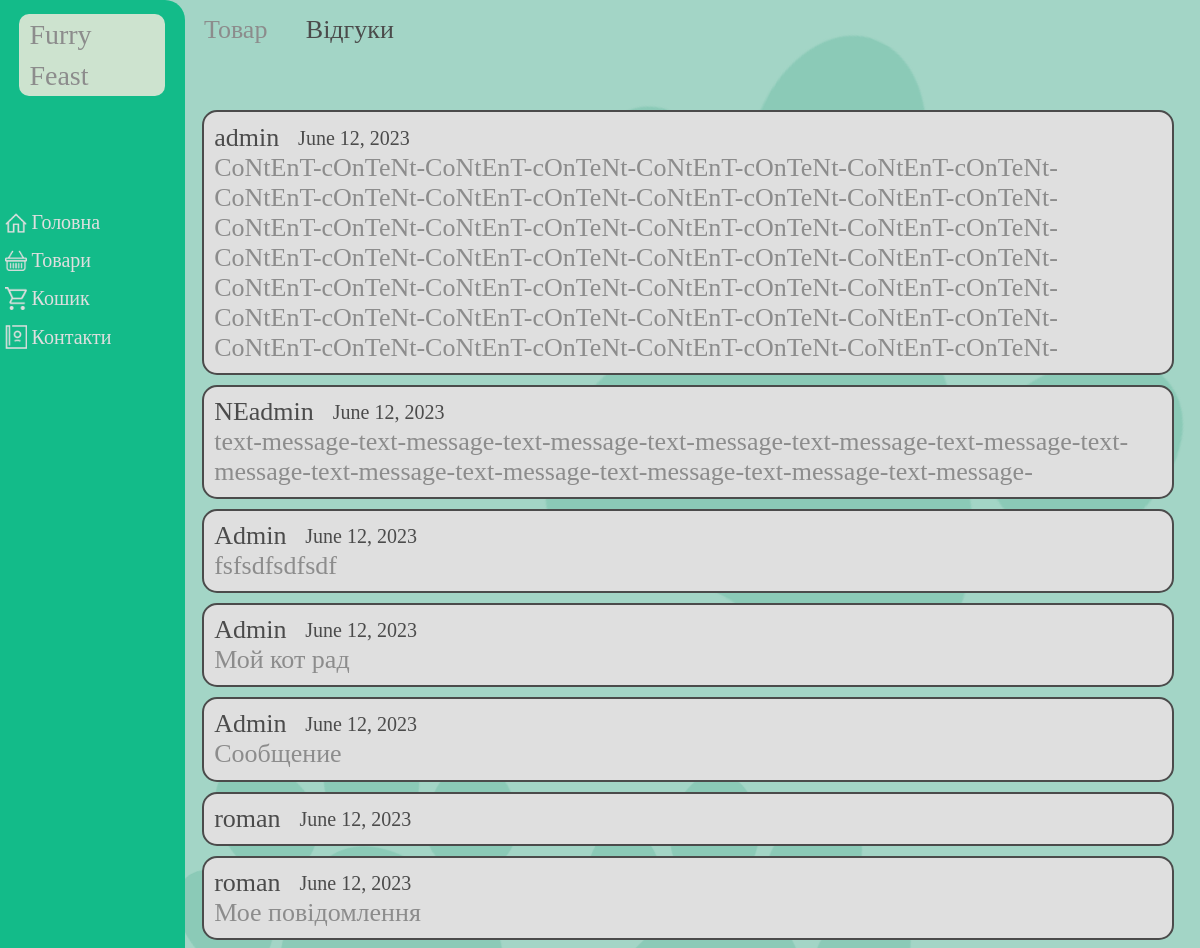
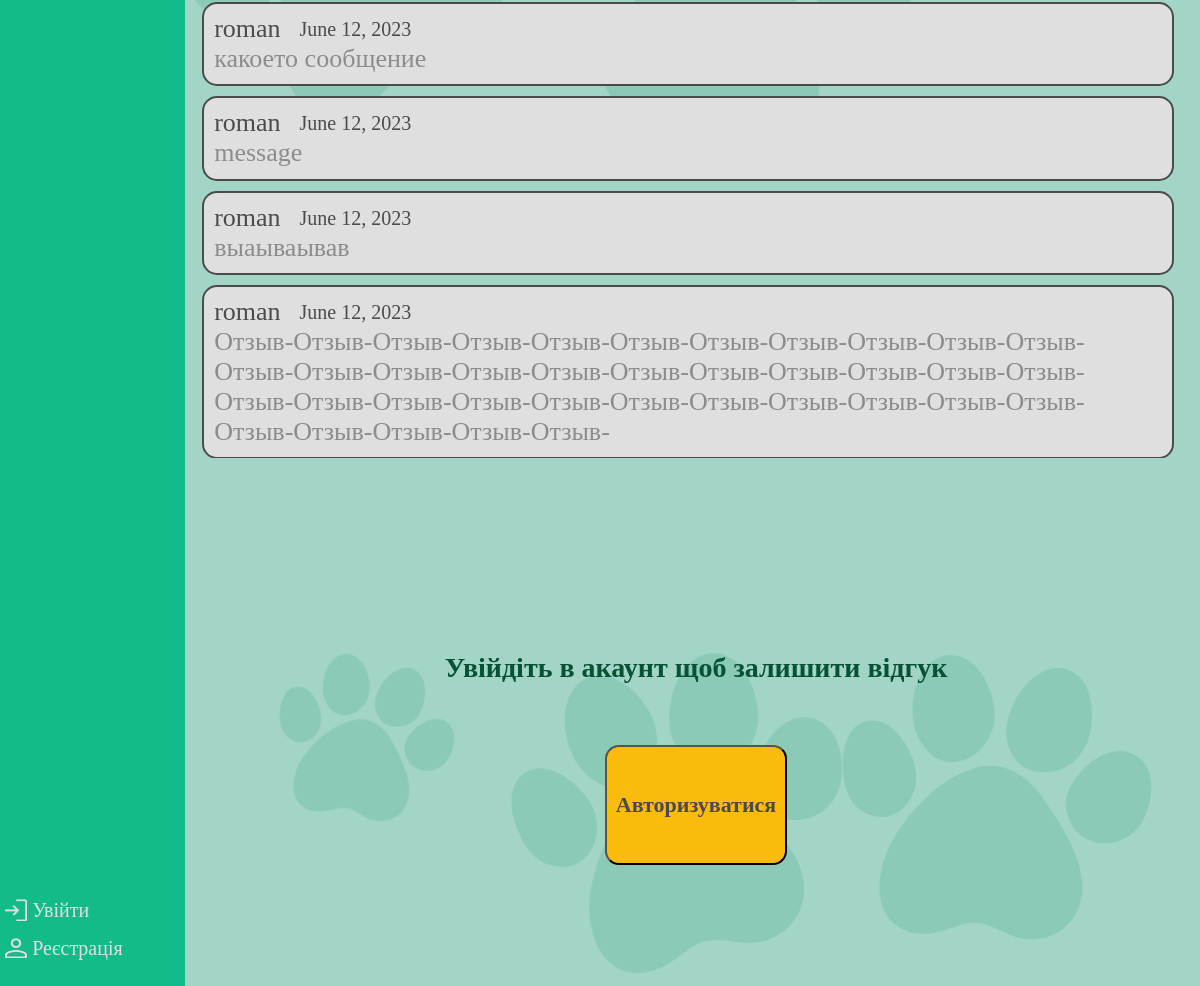
Page /product_review/5 on the committed database (2 pictures, top to bottom).
### Catalog/models.py (models this page shows)
class Review(models.Model):
    date = models.DateField()
    grade = models.IntegerField()
    autor_name = models.CharField(max_length=50)
    content = models.TextField(blank=True)
    product = models.ForeignKey(Product,on_delete=models.CASCADE,null=True)

### Catalog/views.py (the view)
# urls.py: path("product_review/<product_pk>",show_product_review,name="product_review"),
def show_product_review(request, product_pk):
    context = {
        "product_pk":product_pk,
        "reviews":Review.objects.filter(product_id = product_pk),
        "user_name":request.user.username,
        "is_authenticated":request.user.is_authenticated
    }
    if request.method == 'POST':
        content = request.POST.get("content")
        count_star = request.POST.get("count_star")
        review = Review.objects.create(product_id=product_pk, grade=count_star, content=content, autor_name=request.user.username, date=date.today())
        review.save()
    return render(request,"Catalog/product-review.html",context)

### Catalog/templates/Catalog/product-review.html (shortened to what this page needs)
{% extends 'UserPages/base.html' %}
{% load static %}
{% block css %}
    <link rel="stylesheet" href="{% static 'Catalog/css/product-review.css' %}">
{% endblock %}
{% block content %}
    <div class = 'main-product_review-card-head'>
        <a href="/product/{{ product_pk }}">Товар</a>
        <p>Відгуки</p>
    </div>
    <div class="reviews">
        {% for review in reviews %}
            <div class = 'main-product_review-card'>
                <div class = 'main-product_review-card-info'>
                    <p class = 'main-product_review-card-user'>{{ review.autor_name }}</p>
                    <p class = 'main-product_review-card-time'>{{ review.date }}</p>
                </div>
                <p class = 'main-product_review-card-text' >{{ review.content }}</p>
            </div>
        {% endfor %}
    </div>
    {% if is_authenticated %}
        <form action="/product_review/{{ product_pk }}" class = 'product_review-block'>
            {% csrf_token %}
            <div class = 'product_review-head'>
                <p id = 'review'>Залиште відгук:</p>
                <div class="star-block">
                    <img src="{% static 'Catalog/img/star.png' %}" alt="" class="star">
                    <img src="{% static 'Catalog/img/star.png' %}" alt="" class="star">
                    <img src="{% static 'Catalog/img/star.png' %}" alt="" class="star">
                    <img src="{% static 'Catalog/img/star.png' %}" alt="" class="star">
                    <img src="{% static 'Catalog/img/star.png' %}" alt="" class="star">
                </div>
                <button type="submit" class = 'product_review-button'>Надіслати відгук</button>
            </div>
            <textarea name="content" class = "product_review-card-text" id="" cols="86" rows="5" placeholder = 'Повідомлення...'></textarea>
        </form>
    {% else %}
        <div class="auth-block">
            <p>Увiйдiть в акаунт щоб залишити вiдгук</p>
            <button class="login-button"><a href="/login/">Авторизуватися</a></button>
        </div>
    {% endif %}
{% endblock %}

### UserPages/static/UserPages/css/base.css (style rules this page uses)
html,body { display: flex; background: #A3D5C6; padding: 0; margin: 0; height: 100%; width: 100%; z-index: -2; }

### Catalog/static/Catalog/css/product-review.css (style rules this page uses)
* { font-family: 'Oswald'; font-style: normal; font-weight: 500; font-size: 26px; margin: 0px; padding: 0px; }
.main-product_review-card-head { display: flex; flex-direction: row; position: fixed; gap: 8%; width: 40%; margin: 1%; }
.main-product_review-card-head a { text-decoration: none; color: #4B4B4B; }
.main-product_review-card-user { height: 100%; font-family: 'Oswald'; font-style: normal; font-weight: 400; font-size: 26px; line-height: 30px; color: #4B4B4B; }
.main-product_review-card-time { height: 100%; font-family: 'Oswald'; font-style: normal; font-weight: 400; font-size: 20px; line-height: 24px; color: #4B4B4B; }
.reviews { position: fixed; top: 5%; overflow-y: scroll; height: 65%; width: 84%; }
.main-product_review-card { display: flex; flex-direction: column; align-items: flex-start; margin: 1%; padding: 1%; background: #DFDFDF; width: 94%; gap: 2%; border: 2px solid #4B4B4B; border-radius: 15px; color: #8C8C8C; }
.main-product_review-card-info { display: flex; align-items: center; width: 100%; gap: 2%; height: min-content; color: #4B4B4B; }
.main-product_review-card-head p { font-family: 'Oswald'; font-style: normal; font-weight: 400; font-size: 26px; line-height: 36px; color: #4B4B4B; margin: 0; }
.main-product_review-card-head a { font-family: 'Oswald'; font-style: normal; font-weight: 400; font-size: 26px; line-height: 36px; color: #8C8C8C; margin: 0; text-decoration: none; }
.auth-block { position: fixed; display: flex; width: 84%; gap: 10%; flex-direction: column; align-items: center; justify-content: center; height: 30%; bottom: 0; right: 0; }
.auth-block p { font-family: 'Oswald'; font-style: normal; font-weight: bold; font-size: 28px; color: rgb(5, 82, 52); }
.login-button { display: flex; justify-content: center; align-items: center; background:#fbbb0c; width: 18%; height: 20%; border-radius: 14px ; transition-duration: 0.5s; }
.login-button a { display: flex; justify-content: center; align-items: center; width: 100%; height: 100%; color: #4B4B4B; font-family: 'Oswald'; font-style: normal; font-weight: bold; font-size: 22px; text-decoration: none; }

### rows in the picture
Review: autor_name "admin", date "June 12, 2023", content "CoNtEnT-cOnTeNt-CoNtEnT-cOnTeNt-CoNtEnT-cOnTeNt-CoNtEnT-cOnTeNt-CoNtEnT-cOnTeNt-CoNtEnT-cOnTeNt-CoNtEnT-cOnTeNt-CoNtEnT-cOnTeNt-CoNtEnT-cOnTeNt-CoNtEnT-cOnTeNt-CoNtEnT-cOnTeNt-CoNtEnT-cOnTeNt-CoNtEnT-cOnTeNt-CoNtEnT-cOnTeNt-CoNtEnT-cOnTeNt-CoNtEnT-cOnTeNt-CoNtEnT-cOnTeNt-CoNtEnT-cOnTeNt-CoNtEnT-cOnTeNt-CoNtEnT-cOnTeNt-CoNtEnT-cOnTeNt-CoNtEnT-cOnTeNt-CoNtEnT-cOnTeNt-CoNtEnT-cOnTeNt-CoNtEnT-cOnTeNt-CoNtEnT-cOnTeNt-CoNtEnT-cOnTeNt-CoNtEnT-cOnTeNt-"
Review: autor_name "NEadmin", date "June 12, 2023", content "text-message-text-message-text-message-text-message-text-message-text-message-text-message-text-message-text-message-text-message-text-message-text-message-"
Review: autor_name "Admin", date "June 12, 2023", content "fsfsdfsdfsdf"
Review: autor_name "Admin", date "June 12, 2023", content "Мой кот рад"
Review: autor_name "Admin", date "June 12, 2023", content "Сообщение"
Review: autor_name "roman", date "June 12, 2023"
Review: autor_name "roman", date "June 12, 2023", content "Мое повiдомлення"
Review: autor_name "roman", date "June 12, 2023", content "какоето сообщение"
Review: autor_name "roman", date "June 12, 2023", content "message"
Review: autor_name "roman", date "June 12, 2023", content "выаываывав"
Review: autor_name "roman", date "June 12, 2023", content "Отзыв-Отзыв-Отзыв-Отзыв-Отзыв-Отзыв-Отзыв-Отзыв-Отзыв-Отзыв-Отзыв-Отзыв-Отзыв-Отзыв-Отзыв-Отзыв-Отзыв-Отзыв-Отзыв-Отзыв-Отзыв-Отзыв-Отзыв-Отзыв-Отзыв-Отзыв-Отзыв-Отзыв-Отзыв-Отзыв-Отзыв-Отзыв-Отзыв-Отзыв-Отзыв-Отзыв-Отзыв-Отзыв-"
